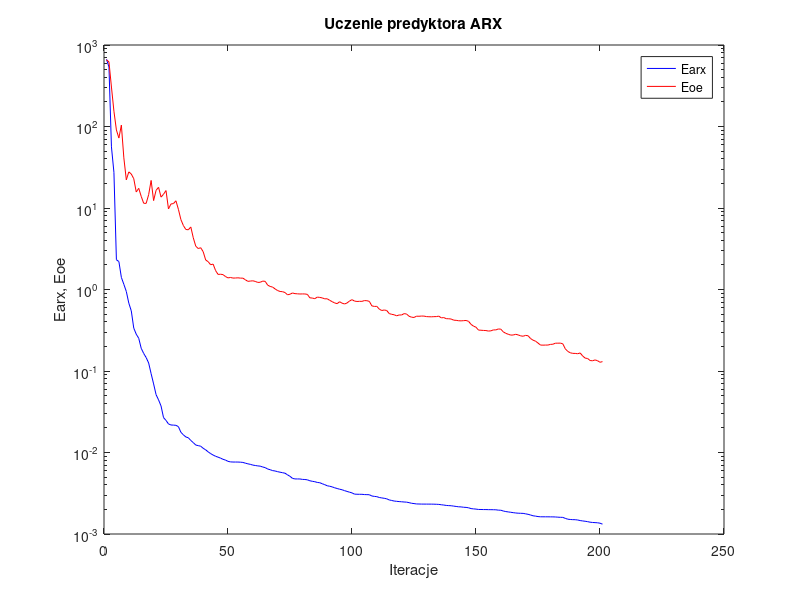
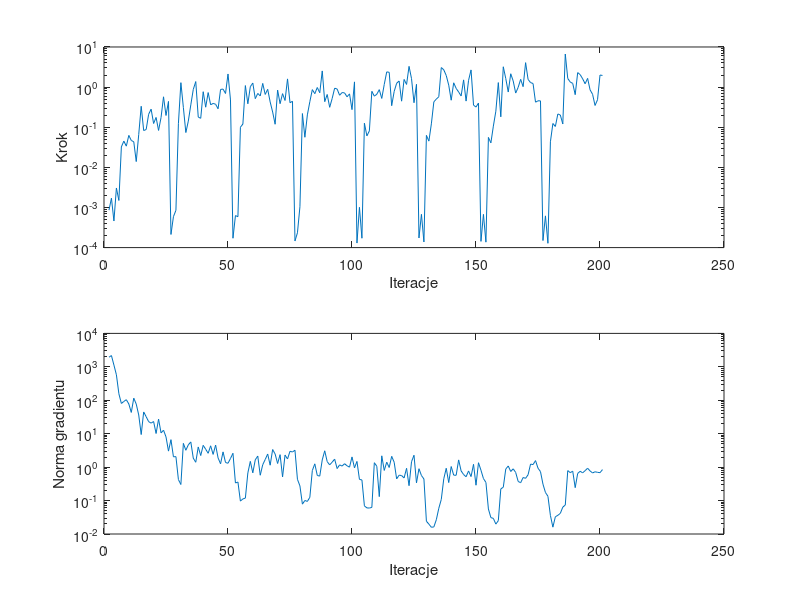

These charts were generated, in order, by the following MATLAB code:
%uczenie predyktora arx
clear all;
n=0; farx(n+1)=6.686208e+002; foe(n+1)=6.584843e+002; wspucz(n+1)=0.000000e+000; ng(n+1)=0.000000e+000;
%odnowa zmiennej metryki
n=1; farx(n+1)=5.369046e+002; foe(n+1)=6.200890e+002; krok(n+1)=8.567570e-004; ng(n+1)=1.940511e+003;
n=2; farx(n+1)=5.627070e+001; foe(n+1)=3.048885e+002; krok(n+1)=1.704775e-003; ng(n+1)=2.169670e+003;
n=3; farx(n+1)=2.737845e+001; foe(n+1)=1.540457e+002; krok(n+1)=4.604034e-004; ng(n+1)=1.127898e+003;
n=4; farx(n+1)=2.317804e+000; foe(n+1)=9.068183e+001; krok(n+1)=3.059436e-003; ng(n+1)=5.777679e+002;
n=5; farx(n+1)=2.202331e+000; foe(n+1)=7.216532e+001; krok(n+1)=1.495225e-003; ng(n+1)=1.564256e+002;
n=6; farx(n+1)=1.408516e+000; foe(n+1)=1.040988e+002; krok(n+1)=3.234070e-002; ng(n+1)=8.022726e+001;
n=7; farx(n+1)=1.157623e+000; foe(n+1)=4.123893e+001; krok(n+1)=4.509055e-002; ng(n+1)=9.211322e+001;
n=8; farx(n+1)=9.451843e-001; foe(n+1)=2.213948e+001; krok(n+1)=3.377159e-002; ng(n+1)=1.038628e+002;
n=9; farx(n+1)=6.806246e-001; foe(n+1)=2.774481e+001; krok(n+1)=6.260022e-002; ng(n+1)=7.775105e+001;
n=10; farx(n+1)=5.470613e-001; foe(n+1)=2.612751e+001; krok(n+1)=4.679730e-002; ng(n+1)=4.325480e+001;
n=11; farx(n+1)=3.358409e-001; foe(n+1)=2.286158e+001; krok(n+1)=4.346837e-002; ng(n+1)=1.156736e+002;
n=12; farx(n+1)=2.829222e-001; foe(n+1)=1.573024e+001; krok(n+1)=1.394132e-002; ng(n+1)=7.683940e+001;
n=13; farx(n+1)=2.522677e-001; foe(n+1)=1.744012e+001; krok(n+1)=6.602029e-002; ng(n+1)=3.627495e+001;
n=14; farx(n+1)=1.901003e-001; foe(n+1)=1.390017e+001; krok(n+1)=3.329123e-001; ng(n+1)=9.438183e+000;
n=15; farx(n+1)=1.642910e-001; foe(n+1)=1.143350e+001; krok(n+1)=8.268560e-002; ng(n+1)=4.476173e+001;
n=16; farx(n+1)=1.461568e-001; foe(n+1)=1.139825e+001; krok(n+1)=8.764941e-002; ng(n+1)=3.225116e+001;
n=17; farx(n+1)=1.254587e-001; foe(n+1)=1.456699e+001; krok(n+1)=2.104484e-001; ng(n+1)=2.292936e+001;
n=18; farx(n+1)=9.272816e-002; foe(n+1)=2.179744e+001; krok(n+1)=2.821404e-001; ng(n+1)=2.071652e+001;
n=19; farx(n+1)=6.948539e-002; foe(n+1)=1.232664e+001; krok(n+1)=1.237945e-001; ng(n+1)=2.312553e+001;
n=20; farx(n+1)=5.123174e-002; foe(n+1)=1.649589e+001; krok(n+1)=1.752988e-001; ng(n+1)=1.013686e+001;
n=21; farx(n+1)=4.421611e-002; foe(n+1)=1.795293e+001; krok(n+1)=8.322808e-002; ng(n+1)=2.730980e+001;
n=22; farx(n+1)=3.721913e-002; foe(n+1)=1.360334e+001; krok(n+1)=1.742650e-001; ng(n+1)=1.059538e+001;
n=23; farx(n+1)=2.681097e-002; foe(n+1)=1.475953e+001; krok(n+1)=5.732413e-001; ng(n+1)=1.271834e+001;
n=24; farx(n+1)=2.477111e-002; foe(n+1)=1.636858e+001; krok(n+1)=1.961845e-001; ng(n+1)=8.041334e+000;
n=25; farx(n+1)=2.239987e-002; foe(n+1)=9.743185e+000; krok(n+1)=4.400140e-001; ng(n+1)=3.013664e+000;
%odnowa zmiennej metryki
n=26; farx(n+1)=2.175776e-002; foe(n+1)=1.120739e+001; krok(n+1)=2.125792e-004; ng(n+1)=6.634039e+000;
n=27; farx(n+1)=2.168196e-002; foe(n+1)=1.132725e+001; krok(n+1)=5.916287e-004; ng(n+1)=2.033829e+000;
n=28; farx(n+1)=2.154827e-002; foe(n+1)=1.225988e+001; krok(n+1)=8.500296e-004; ng(n+1)=2.062580e+000;
n=29; farx(n+1)=2.077842e-002; foe(n+1)=9.635959e+000; krok(n+1)=1.226847e-001; ng(n+1)=4.255014e-001;
n=30; farx(n+1)=1.772229e-002; foe(n+1)=7.216199e+000; krok(n+1)=1.289896e+000; ng(n+1)=3.023501e-001;
n=31; farx(n+1)=1.649446e-002; foe(n+1)=6.099184e+000; krok(n+1)=3.114411e-001; ng(n+1)=5.141942e+000;
n=32; farx(n+1)=1.550657e-002; foe(n+1)=5.452233e+000; krok(n+1)=7.370577e-002; ng(n+1)=3.194561e+000;
n=33; farx(n+1)=1.517042e-002; foe(n+1)=5.404968e+000; krok(n+1)=1.423907e-001; ng(n+1)=4.646642e+000;
n=34; farx(n+1)=1.404789e-002; foe(n+1)=5.852811e+000; krok(n+1)=3.607908e-001; ng(n+1)=5.671087e+000;
n=35; farx(n+1)=1.322513e-002; foe(n+1)=4.307731e+000; krok(n+1)=8.773192e-001; ng(n+1)=1.856329e+000;
n=36; farx(n+1)=1.234563e-002; foe(n+1)=3.401259e+000; krok(n+1)=1.374295e+000; ng(n+1)=1.399027e+000;
n=37; farx(n+1)=1.214450e-002; foe(n+1)=3.181131e+000; krok(n+1)=1.794664e-001; ng(n+1)=4.013807e+000;
n=38; farx(n+1)=1.194497e-002; foe(n+1)=3.255684e+000; krok(n+1)=1.668612e-001; ng(n+1)=2.221088e+000;
n=39; farx(n+1)=1.125755e-002; foe(n+1)=2.904527e+000; krok(n+1)=7.679697e-001; ng(n+1)=4.494501e+000;
n=40; farx(n+1)=1.078606e-002; foe(n+1)=2.301547e+000; krok(n+1)=3.157278e-001; ng(n+1)=3.431210e+000;
n=41; farx(n+1)=1.018188e-002; foe(n+1)=2.193785e+000; krok(n+1)=7.310195e-001; ng(n+1)=2.594907e+000;
n=42; farx(n+1)=9.692059e-003; foe(n+1)=2.013284e+000; krok(n+1)=3.624196e-001; ng(n+1)=4.343417e+000;
n=43; farx(n+1)=9.310161e-003; foe(n+1)=2.049429e+000; krok(n+1)=3.924010e-001; ng(n+1)=2.403136e+000;
n=44; farx(n+1)=8.986732e-003; foe(n+1)=1.705570e+000; krok(n+1)=3.743213e-001; ng(n+1)=4.569270e+000;
n=45; farx(n+1)=8.766169e-003; foe(n+1)=1.530312e+000; krok(n+1)=2.885219e-001; ng(n+1)=1.885568e+000;
n=46; farx(n+1)=8.531491e-003; foe(n+1)=1.539785e+000; krok(n+1)=8.745977e-001; ng(n+1)=1.257197e+000;
n=47; farx(n+1)=8.249568e-003; foe(n+1)=1.521645e+000; krok(n+1)=8.923142e-001; ng(n+1)=2.860022e+000;
n=48; farx(n+1)=8.070004e-003; foe(n+1)=1.441937e+000; krok(n+1)=6.930078e-001; ng(n+1)=1.375325e+000;
n=49; farx(n+1)=7.791261e-003; foe(n+1)=1.388190e+000; krok(n+1)=2.125050e+000; ng(n+1)=1.305583e+000;
n=50; farx(n+1)=7.670576e-003; foe(n+1)=1.404626e+000; krok(n+1)=4.788369e-001; ng(n+1)=1.816707e+000;
%odnowa zmiennej metryki
n=51; farx(n+1)=7.640496e-003; foe(n+1)=1.381167e+000; krok(n+1)=1.711903e-004; ng(n+1)=2.597541e+000;
n=52; farx(n+1)=7.638691e-003; foe(n+1)=1.383832e+000; krok(n+1)=6.277808e-004; ng(n+1)=3.351498e-001;
n=53; farx(n+1)=7.636127e-003; foe(n+1)=1.391575e+000; krok(n+1)=5.892785e-004; ng(n+1)=3.590606e-001;
n=54; farx(n+1)=7.607728e-003; foe(n+1)=1.379017e+000; krok(n+1)=1.000780e-001; ng(n+1)=9.636534e-002;
n=55; farx(n+1)=7.557370e-003; foe(n+1)=1.378412e+000; krok(n+1)=1.199487e-001; ng(n+1)=1.120531e-001;
n=56; farx(n+1)=7.400653e-003; foe(n+1)=1.316545e+000; krok(n+1)=1.092360e+000; ng(n+1)=1.183907e-001;
n=57; farx(n+1)=7.262893e-003; foe(n+1)=1.259831e+000; krok(n+1)=3.838379e-001; ng(n+1)=6.705246e-001;
n=58; farx(n+1)=7.158139e-003; foe(n+1)=1.269425e+000; krok(n+1)=1.024434e+000; ng(n+1)=1.487113e+000;
n=59; farx(n+1)=7.008750e-003; foe(n+1)=1.279163e+000; krok(n+1)=1.261180e+000; ng(n+1)=6.751376e-001;
n=60; farx(n+1)=6.929085e-003; foe(n+1)=1.256443e+000; krok(n+1)=5.155493e-001; ng(n+1)=1.659308e+000;
n=61; farx(n+1)=6.847926e-003; foe(n+1)=1.221729e+000; krok(n+1)=6.954939e-001; ng(n+1)=2.141099e+000;
n=62; farx(n+1)=6.800256e-003; foe(n+1)=1.227095e+000; krok(n+1)=6.026971e-001; ng(n+1)=5.729060e-001;
n=63; farx(n+1)=6.640582e-003; foe(n+1)=1.267946e+000; krok(n+1)=1.236644e+000; ng(n+1)=1.180520e+000;
n=64; farx(n+1)=6.522907e-003; foe(n+1)=1.258972e+000; krok(n+1)=6.564205e-001; ng(n+1)=1.691273e+000;
n=65; farx(n+1)=6.271489e-003; foe(n+1)=1.131007e+000; krok(n+1)=8.812470e-001; ng(n+1)=2.468403e+000;
n=66; farx(n+1)=6.151172e-003; foe(n+1)=1.090968e+000; krok(n+1)=4.268310e-001; ng(n+1)=1.142632e+000;
n=67; farx(n+1)=5.996052e-003; foe(n+1)=1.069983e+000; krok(n+1)=2.393567e-001; ng(n+1)=3.362979e+000;
n=68; farx(n+1)=5.932620e-003; foe(n+1)=1.016234e+000; krok(n+1)=1.186921e-001; ng(n+1)=2.474125e+000;
n=69; farx(n+1)=5.818522e-003; foe(n+1)=9.708439e-001; krok(n+1)=8.457767e-001; ng(n+1)=1.284312e+000;
n=70; farx(n+1)=5.731940e-003; foe(n+1)=9.458811e-001; krok(n+1)=3.862514e-001; ng(n+1)=2.362936e+000;
n=71; farx(n+1)=5.651815e-003; foe(n+1)=9.400407e-001; krok(n+1)=6.871474e-001; ng(n+1)=5.098024e-001;
n=72; farx(n+1)=5.569630e-003; foe(n+1)=9.177050e-001; krok(n+1)=4.641165e-001; ng(n+1)=2.300505e+000;
n=73; farx(n+1)=5.319008e-003; foe(n+1)=8.610677e-001; krok(n+1)=1.601772e+000; ng(n+1)=1.752157e+000;
n=74; farx(n+1)=5.102975e-003; foe(n+1)=8.751003e-001; krok(n+1)=4.081488e-001; ng(n+1)=2.980247e+000;
n=75; farx(n+1)=4.814674e-003; foe(n+1)=9.064110e-001; krok(n+1)=4.442530e-001; ng(n+1)=2.841178e+000;
%odnowa zmiennej metryki
n=76; farx(n+1)=4.738838e-003; foe(n+1)=8.898109e-001; krok(n+1)=1.460087e-004; ng(n+1)=3.199402e+000;
n=77; farx(n+1)=4.737393e-003; foe(n+1)=8.852008e-001; krok(n+1)=2.337468e-004; ng(n+1)=4.320305e-001;
n=78; farx(n+1)=4.734674e-003; foe(n+1)=8.806985e-001; krok(n+1)=1.043353e-003; ng(n+1)=2.748880e-001;
n=79; farx(n+1)=4.678322e-003; foe(n+1)=8.827003e-001; krok(n+1)=2.193298e-001; ng(n+1)=7.819034e-002;
n=80; farx(n+1)=4.664199e-003; foe(n+1)=8.816794e-001; krok(n+1)=5.625683e-002; ng(n+1)=1.006022e-001;
n=81; farx(n+1)=4.621780e-003; foe(n+1)=8.716193e-001; krok(n+1)=2.031949e-001; ng(n+1)=9.428856e-002;
n=82; farx(n+1)=4.501867e-003; foe(n+1)=7.905699e-001; krok(n+1)=4.335130e-001; ng(n+1)=1.255395e-001;
n=83; farx(n+1)=4.432082e-003; foe(n+1)=7.851781e-001; krok(n+1)=8.658973e-001; ng(n+1)=7.913330e-001;
n=84; farx(n+1)=4.382288e-003; foe(n+1)=7.711607e-001; krok(n+1)=6.857223e-001; ng(n+1)=1.254981e+000;
n=85; farx(n+1)=4.293612e-003; foe(n+1)=8.069716e-001; krok(n+1)=9.775646e-001; ng(n+1)=5.629830e-001;
n=86; farx(n+1)=4.257916e-003; foe(n+1)=7.995083e-001; krok(n+1)=7.238598e-001; ng(n+1)=5.393396e-001;
n=87; farx(n+1)=4.138335e-003; foe(n+1)=7.886409e-001; krok(n+1)=2.531645e+000; ng(n+1)=1.643645e+000;
n=88; farx(n+1)=4.032257e-003; foe(n+1)=7.683561e-001; krok(n+1)=4.335130e-001; ng(n+1)=3.083579e+000;
n=89; farx(n+1)=3.906238e-003; foe(n+1)=7.696720e-001; krok(n+1)=6.553300e-001; ng(n+1)=1.459149e+000;
n=90; farx(n+1)=3.855819e-003; foe(n+1)=7.370804e-001; krok(n+1)=3.136529e-001; ng(n+1)=1.170450e+000;
n=91; farx(n+1)=3.786931e-003; foe(n+1)=7.092369e-001; krok(n+1)=5.203615e-001; ng(n+1)=1.407749e+000;
n=92; farx(n+1)=3.690363e-003; foe(n+1)=6.846256e-001; krok(n+1)=9.397835e-001; ng(n+1)=1.734768e+000;
n=93; farx(n+1)=3.617728e-003; foe(n+1)=6.704115e-001; krok(n+1)=8.957909e-001; ng(n+1)=9.055443e-001;
n=94; farx(n+1)=3.545295e-003; foe(n+1)=7.076020e-001; krok(n+1)=6.268073e-001; ng(n+1)=1.168515e+000;
n=95; farx(n+1)=3.489890e-003; foe(n+1)=6.794370e-001; krok(n+1)=7.310195e-001; ng(n+1)=1.075760e+000;
n=96; farx(n+1)=3.403924e-003; foe(n+1)=6.647787e-001; krok(n+1)=7.178655e-001; ng(n+1)=1.265944e+000;
n=97; farx(n+1)=3.330574e-003; foe(n+1)=6.831805e-001; krok(n+1)=5.738785e-001; ng(n+1)=1.098562e+000;
n=98; farx(n+1)=3.258857e-003; foe(n+1)=7.225103e-001; krok(n+1)=6.780158e-001; ng(n+1)=9.979467e-001;
n=99; farx(n+1)=3.194608e-003; foe(n+1)=7.506498e-001; krok(n+1)=2.745494e-001; ng(n+1)=2.022827e+000;
n=100; farx(n+1)=3.085814e-003; foe(n+1)=7.214067e-001; krok(n+1)=1.349819e+000; ng(n+1)=9.514479e-001;
%odnowa zmiennej metryki
n=101; farx(n+1)=3.075179e-003; foe(n+1)=7.132848e-001; krok(n+1)=1.297027e-004; ng(n+1)=1.481347e+000;
n=102; farx(n+1)=3.070639e-003; foe(n+1)=7.160511e-001; krok(n+1)=1.009153e-003; ng(n+1)=4.299495e-001;
n=103; farx(n+1)=3.069935e-003; foe(n+1)=7.154217e-001; krok(n+1)=1.711903e-004; ng(n+1)=4.134493e-001;
n=104; farx(n+1)=3.047496e-003; foe(n+1)=7.309911e-001; krok(n+1)=1.261335e-001; ng(n+1)=6.948964e-002;
n=105; farx(n+1)=3.040763e-003; foe(n+1)=7.287998e-001; krok(n+1)=6.078596e-002; ng(n+1)=6.031793e-002;
n=106; farx(n+1)=3.032358e-003; foe(n+1)=7.149588e-001; krok(n+1)=8.097460e-002; ng(n+1)=5.976841e-002;
n=107; farx(n+1)=2.927192e-003; foe(n+1)=6.295460e-001; krok(n+1)=7.847380e-001; ng(n+1)=6.238912e-002;
n=108; farx(n+1)=2.895132e-003; foe(n+1)=6.202610e-001; krok(n+1)=5.945315e-001; ng(n+1)=1.356479e+000;
n=109; farx(n+1)=2.872100e-003; foe(n+1)=6.210002e-001; krok(n+1)=6.639102e-001; ng(n+1)=1.063886e+000;
n=110; farx(n+1)=2.805606e-003; foe(n+1)=5.745609e-001; krok(n+1)=8.649503e-001; ng(n+1)=1.313198e-001;
n=111; farx(n+1)=2.771263e-003; foe(n+1)=5.521483e-001; krok(n+1)=5.219391e-001; ng(n+1)=2.179201e+000;
n=112; farx(n+1)=2.742446e-003; foe(n+1)=5.606771e-001; krok(n+1)=1.164353e+000; ng(n+1)=7.959923e-001;
n=113; farx(n+1)=2.702011e-003; foe(n+1)=5.523471e-001; krok(n+1)=2.395877e+000; ng(n+1)=1.407303e+000;
n=114; farx(n+1)=2.619423e-003; foe(n+1)=5.068102e-001; krok(n+1)=2.336873e+000; ng(n+1)=9.753526e-001;
n=115; farx(n+1)=2.579263e-003; foe(n+1)=4.958651e-001; krok(n+1)=3.444314e-001; ng(n+1)=2.103673e+000;
n=116; farx(n+1)=2.538137e-003; foe(n+1)=4.898157e-001; krok(n+1)=7.771907e-001; ng(n+1)=1.403397e+000;
n=117; farx(n+1)=2.517705e-003; foe(n+1)=4.756439e-001; krok(n+1)=1.249190e+000; ng(n+1)=4.456182e-001;
n=118; farx(n+1)=2.499482e-003; foe(n+1)=4.869735e-001; krok(n+1)=1.420334e+000; ng(n+1)=5.748915e-001;
n=119; farx(n+1)=2.485553e-003; foe(n+1)=4.867682e-001; krok(n+1)=4.461084e-001; ng(n+1)=5.599879e-001;
n=120; farx(n+1)=2.470299e-003; foe(n+1)=5.057441e-001; krok(n+1)=1.552709e+000; ng(n+1)=4.745477e-001;
n=121; farx(n+1)=2.459795e-003; foe(n+1)=5.004842e-001; krok(n+1)=1.164353e+000; ng(n+1)=9.228840e-001;
n=122; farx(n+1)=2.425687e-003; foe(n+1)=4.696693e-001; krok(n+1)=3.289758e+000; ng(n+1)=2.787492e-001;
n=123; farx(n+1)=2.383233e-003; foe(n+1)=4.576845e-001; krok(n+1)=1.625559e+000; ng(n+1)=1.452616e+000;
n=124; farx(n+1)=2.362884e-003; foe(n+1)=4.538580e-001; krok(n+1)=4.079802e-001; ng(n+1)=2.267664e+000;
n=125; farx(n+1)=2.337876e-003; foe(n+1)=4.705032e-001; krok(n+1)=1.174409e+000; ng(n+1)=3.387551e-001;
%odnowa zmiennej metryki
n=126; farx(n+1)=2.334177e-003; foe(n+1)=4.694822e-001; krok(n+1)=1.736749e-004; ng(n+1)=8.968183e-001;
n=127; farx(n+1)=2.328824e-003; foe(n+1)=4.722919e-001; krok(n+1)=6.752731e-004; ng(n+1)=5.611716e-001;
n=128; farx(n+1)=2.328188e-003; foe(n+1)=4.718462e-001; krok(n+1)=1.381179e-004; ng(n+1)=4.425300e-001;
n=129; farx(n+1)=2.327076e-003; foe(n+1)=4.652648e-001; krok(n+1)=6.266827e-002; ng(n+1)=2.411756e-002;
n=130; farx(n+1)=2.326586e-003; foe(n+1)=4.632176e-001; krok(n+1)=4.509885e-002; ng(n+1)=1.971814e-002;
n=131; farx(n+1)=2.325669e-003; foe(n+1)=4.624084e-001; krok(n+1)=1.213694e-001; ng(n+1)=1.590447e-002;
n=132; farx(n+1)=2.322621e-003; foe(n+1)=4.643451e-001; krok(n+1)=4.288049e-001; ng(n+1)=1.628298e-002;
n=133; farx(n+1)=2.316362e-003; foe(n+1)=4.652181e-001; krok(n+1)=5.030621e-001; ng(n+1)=2.671222e-002;
n=134; farx(n+1)=2.308510e-003; foe(n+1)=4.711997e-001; krok(n+1)=5.752763e-001; ng(n+1)=5.878686e-002;
n=135; farx(n+1)=2.285192e-003; foe(n+1)=4.487153e-001; krok(n+1)=3.070703e+000; ng(n+1)=1.081346e-001;
n=136; farx(n+1)=2.266462e-003; foe(n+1)=4.524975e-001; krok(n+1)=2.699639e+000; ng(n+1)=4.465748e-001;
n=137; farx(n+1)=2.242009e-003; foe(n+1)=4.384010e-001; krok(n+1)=1.946136e+000; ng(n+1)=9.253653e-001;
n=138; farx(n+1)=2.230558e-003; foe(n+1)=4.376163e-001; krok(n+1)=1.119298e+000; ng(n+1)=3.456947e-001;
n=139; farx(n+1)=2.222245e-003; foe(n+1)=4.340800e-001; krok(n+1)=4.714530e-001; ng(n+1)=1.042039e+000;
n=140; farx(n+1)=2.198946e-003; foe(n+1)=4.206179e-001; krok(n+1)=1.280117e+000; ng(n+1)=5.761395e-001;
n=141; farx(n+1)=2.177893e-003; foe(n+1)=4.183908e-001; krok(n+1)=9.282331e-001; ng(n+1)=5.700682e-001;
n=142; farx(n+1)=2.156454e-003; foe(n+1)=4.137033e-001; krok(n+1)=7.560816e-001; ng(n+1)=1.645170e+000;
n=143; farx(n+1)=2.150488e-003; foe(n+1)=4.123677e-001; krok(n+1)=6.007020e-001; ng(n+1)=7.715869e-001;
n=144; farx(n+1)=2.128883e-003; foe(n+1)=4.147061e-001; krok(n+1)=1.514306e+000; ng(n+1)=6.004493e-001;
n=145; farx(n+1)=2.120326e-003; foe(n+1)=4.170799e-001; krok(n+1)=4.478955e-001; ng(n+1)=5.156065e-001;
n=146; farx(n+1)=2.097170e-003; foe(n+1)=4.067239e-001; krok(n+1)=1.476581e+000; ng(n+1)=7.697735e-001;
n=147; farx(n+1)=2.050408e-003; foe(n+1)=3.734128e-001; krok(n+1)=2.684325e+000; ng(n+1)=5.214765e-001;
n=148; farx(n+1)=2.033998e-003; foe(n+1)=3.552191e-001; krok(n+1)=3.556863e-001; ng(n+1)=1.214935e+000;
n=149; farx(n+1)=2.020647e-003; foe(n+1)=3.445438e-001; krok(n+1)=3.183983e-001; ng(n+1)=2.879324e-001;
n=150; farx(n+1)=2.000825e-003; foe(n+1)=3.177494e-001; krok(n+1)=4.003122e-001; ng(n+1)=1.355726e+000;
%odnowa zmiennej metryki
n=151; farx(n+1)=1.998377e-003; foe(n+1)=3.163752e-001; krok(n+1)=1.430113e-004; ng(n+1)=8.081753e-001;
n=152; farx(n+1)=1.994932e-003; foe(n+1)=3.145899e-001; krok(n+1)=6.738436e-004; ng(n+1)=4.554294e-001;
n=153; farx(n+1)=1.994502e-003; foe(n+1)=3.136515e-001; krok(n+1)=1.366331e-004; ng(n+1)=3.491689e-001;
n=154; farx(n+1)=1.989596e-003; foe(n+1)=3.090698e-001; krok(n+1)=5.576530e-002; ng(n+1)=5.605590e-002;
n=155; farx(n+1)=1.988399e-003; foe(n+1)=3.110439e-001; krok(n+1)=4.077788e-002; ng(n+1)=3.089491e-002;
n=156; farx(n+1)=1.985770e-003; foe(n+1)=3.193727e-001; krok(n+1)=1.067078e-001; ng(n+1)=2.934334e-002;
n=157; farx(n+1)=1.982149e-003; foe(n+1)=3.192406e-001; krok(n+1)=2.507999e-001; ng(n+1)=1.975389e-002;
n=158; farx(n+1)=1.962030e-003; foe(n+1)=3.278356e-001; krok(n+1)=1.295594e+000; ng(n+1)=2.511122e-002;
n=159; farx(n+1)=1.958140e-003; foe(n+1)=3.262832e-001; krok(n+1)=1.817918e-001; ng(n+1)=2.235577e-001;
n=160; farx(n+1)=1.915599e-003; foe(n+1)=3.022447e-001; krok(n+1)=3.212770e+000; ng(n+1)=2.505980e-001;
n=161; farx(n+1)=1.885510e-003; foe(n+1)=2.900054e-001; krok(n+1)=1.635976e+000; ng(n+1)=8.770850e-001;
n=162; farx(n+1)=1.866734e-003; foe(n+1)=2.824223e-001; krok(n+1)=7.541830e-001; ng(n+1)=1.084035e+000;
n=163; farx(n+1)=1.847425e-003; foe(n+1)=2.758549e-001; krok(n+1)=2.151290e+000; ng(n+1)=7.409992e-001;
n=164; farx(n+1)=1.828323e-003; foe(n+1)=2.765455e-001; krok(n+1)=1.420334e+000; ng(n+1)=8.900353e-001;
n=165; farx(n+1)=1.811352e-003; foe(n+1)=2.821230e-001; krok(n+1)=7.101669e-001; ng(n+1)=6.925874e-001;
n=166; farx(n+1)=1.800308e-003; foe(n+1)=2.772392e-001; krok(n+1)=9.846165e-001; ng(n+1)=3.737161e-001;
n=167; farx(n+1)=1.795177e-003; foe(n+1)=2.699396e-001; krok(n+1)=1.561751e+000; ng(n+1)=3.416789e-001;
n=168; farx(n+1)=1.790522e-003; foe(n+1)=2.671061e-001; krok(n+1)=1.026286e+000; ng(n+1)=4.895599e-001;
n=169; farx(n+1)=1.768523e-003; foe(n+1)=2.735228e-001; krok(n+1)=4.068963e+000; ng(n+1)=4.629201e-001;
n=170; farx(n+1)=1.743528e-003; foe(n+1)=2.706811e-001; krok(n+1)=1.554381e+000; ng(n+1)=5.919381e-001;
n=171; farx(n+1)=1.710334e-003; foe(n+1)=2.502828e-001; krok(n+1)=1.295594e+000; ng(n+1)=1.233075e+000;
n=172; farx(n+1)=1.673872e-003; foe(n+1)=2.389444e-001; krok(n+1)=1.230345e+000; ng(n+1)=1.192206e+000;
n=173; farx(n+1)=1.657005e-003; foe(n+1)=2.323584e-001; krok(n+1)=4.213257e-001; ng(n+1)=1.567358e+000;
n=174; farx(n+1)=1.636723e-003; foe(n+1)=2.203596e-001; krok(n+1)=4.556164e-001; ng(n+1)=9.293400e-001;
n=175; farx(n+1)=1.626490e-003; foe(n+1)=2.081325e-001; krok(n+1)=4.543926e-001; ng(n+1)=7.350038e-001;
%odnowa zmiennej metryki
n=176; farx(n+1)=1.626006e-003; foe(n+1)=2.076284e-001; krok(n+1)=1.498490e-004; ng(n+1)=3.093007e-001;
n=177; farx(n+1)=1.625346e-003; foe(n+1)=2.080762e-001; krok(n+1)=6.174461e-004; ng(n+1)=1.747626e-001;
n=178; farx(n+1)=1.625238e-003; foe(n+1)=2.081159e-001; krok(n+1)=1.280208e-004; ng(n+1)=1.345747e-001;
n=179; farx(n+1)=1.623178e-003; foe(n+1)=2.120629e-001; krok(n+1)=4.331299e-002; ng(n+1)=3.602717e-002;
n=180; farx(n+1)=1.622218e-003; foe(n+1)=2.130336e-001; krok(n+1)=1.238628e-001; ng(n+1)=1.602552e-002;
n=181; farx(n+1)=1.618157e-003; foe(n+1)=2.194129e-001; krok(n+1)=1.044603e-001; ng(n+1)=3.287402e-002;
n=182; farx(n+1)=1.608996e-003; foe(n+1)=2.194479e-001; krok(n+1)=2.143812e-001; ng(n+1)=3.616412e-002;
n=183; farx(n+1)=1.602595e-003; foe(n+1)=2.198554e-001; krok(n+1)=2.013997e-001; ng(n+1)=4.149279e-002;
n=184; farx(n+1)=1.600184e-003; foe(n+1)=2.156630e-001; krok(n+1)=1.204927e-001; ng(n+1)=6.370328e-002;
n=185; farx(n+1)=1.555027e-003; foe(n+1)=1.872599e-001; krok(n+1)=6.675046e+000; ng(n+1)=7.349483e-002;
n=186; farx(n+1)=1.519780e-003; foe(n+1)=1.740382e-001; krok(n+1)=1.635976e+000; ng(n+1)=7.863172e-001;
n=187; farx(n+1)=1.507577e-003; foe(n+1)=1.674025e-001; krok(n+1)=1.339714e+000; ng(n+1)=6.840075e-001;
n=188; farx(n+1)=1.500392e-003; foe(n+1)=1.645980e-001; krok(n+1)=1.236406e+000; ng(n+1)=7.567841e-001;
n=189; farx(n+1)=1.498232e-003; foe(n+1)=1.643781e-001; krok(n+1)=6.477968e-001; ng(n+1)=2.434602e-001;
n=190; farx(n+1)=1.485636e-003; foe(n+1)=1.628597e-001; krok(n+1)=2.295514e+000; ng(n+1)=6.487094e-001;
n=191; farx(n+1)=1.461967e-003; foe(n+1)=1.664689e-001; krok(n+1)=2.045693e+000; ng(n+1)=7.518309e-001;
n=192; farx(n+1)=1.446468e-003; foe(n+1)=1.529923e-001; krok(n+1)=1.611198e+000; ng(n+1)=6.744086e-001;
n=193; farx(n+1)=1.433667e-003; foe(n+1)=1.439507e-001; krok(n+1)=1.211656e+000; ng(n+1)=7.845697e-001;
n=194; farx(n+1)=1.417839e-003; foe(n+1)=1.424331e-001; krok(n+1)=1.651241e+000; ng(n+1)=9.272034e-001;
n=195; farx(n+1)=1.396412e-003; foe(n+1)=1.344810e-001; krok(n+1)=8.536620e-001; ng(n+1)=7.692040e-001;
n=196; farx(n+1)=1.385204e-003; foe(n+1)=1.334830e-001; krok(n+1)=6.643777e-001; ng(n+1)=6.699078e-001;
n=197; farx(n+1)=1.379368e-003; foe(n+1)=1.368140e-001; krok(n+1)=3.485301e-001; ng(n+1)=7.269389e-001;
n=198; farx(n+1)=1.373663e-003; foe(n+1)=1.337972e-001; krok(n+1)=4.842714e-001; ng(n+1)=6.991469e-001;
n=199; farx(n+1)=1.356867e-003; foe(n+1)=1.279221e-001; krok(n+1)=1.997077e+000; ng(n+1)=6.828473e-001;
n=200; farx(n+1)=1.321495e-003; foe(n+1)=1.304335e-001; krok(n+1)=1.952638e+000; ng(n+1)=8.431271e-001;

figure; semilogy(farx,'b'); hold on; semilogy(foe,'r'); xlabel('Iteracje'); ylabel('Earx, Eoe'); legend('Earx','Eoe'); title('Uczenie predyktora ARX');
figure; subplot(2,1,1); semilogy(krok); xlabel('Iteracje'); ylabel('Krok');
subplot(2,1,2); semilogy(ng); xlabel('Iteracje'); ylabel('Norma gradientu');
Earx=farx(n+1)
Eoe=foe(n+1)
